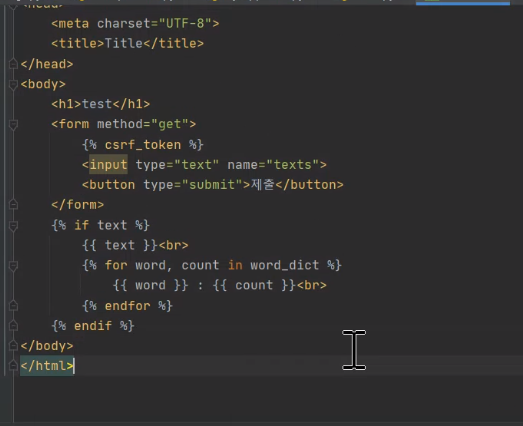
#> input picture Big-Data-and-AI-Training-Course/[2020-1] 05.웹 프로그래밍(Web Programming)/django/3.PNG, 523 x 426 px, given in place of letters-3704026_640.jpg, which was not available
$ jupyter execute '김동연 - _04 OpenCV 이미지 이진화 (Image Thresholding).ipynb'   (shell and % lines are left out)   (text cells are left out)
#> lines starting #> are read from the running program, lines starting #| are printed output that depends on the picture; after the words box and inside, x2 and y2 are one past the last pixel; in counts of white or black regions, pixels touching at a corner belong together; pictures that were not available may be replaced by others from this repository, and a replacement may not be noted
[cell 1]
import numpy as np
import cv2
from google.colab.patches import cv2_imshow
from google.colab import files

import matplotlib.pyplot as plt
plt.style.use('seaborn-white')

[cell 2]
files.upload()
#> the answer given: 3.PNG

[cell 3]
img = cv2.imread('/content/letters-3704026_640.jpg', 0)
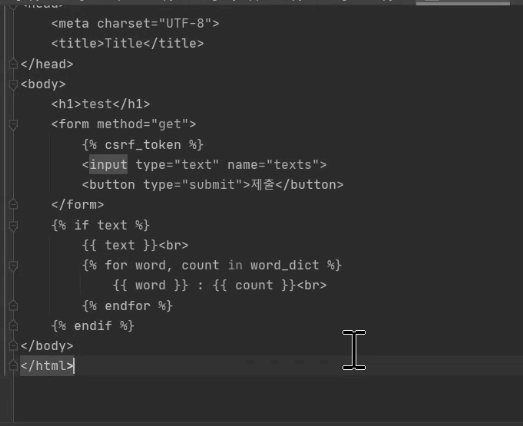
#> img: shape (426, 523); min 0, max 235, mean 47.6

[cell 4]
img.shape
#> Out = (426, 523)

[cell 5]
plt.imshow(img,cmap='gray')
plt.show()

[cell 6]
ret, thresh1 = cv2.threshold(img,128,255,cv2.THRESH_BINARY)
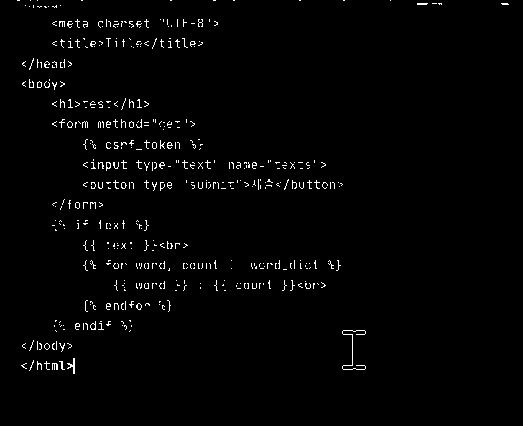
#> thresh1: shape (426, 523); 1.7% white in thin lines or dots, all inside (x1, y1, x2, y2) = (17, 0, 509, 374)
ret, thresh2 = cv2.threshold(img,128,255,cv2.THRESH_BINARY_INV)
ret, thresh3 = cv2.threshold(img,128,255,cv2.THRESH_TRUNC)
ret, thresh4 = cv2.threshold(img,128,255,cv2.THRESH_TOZERO)
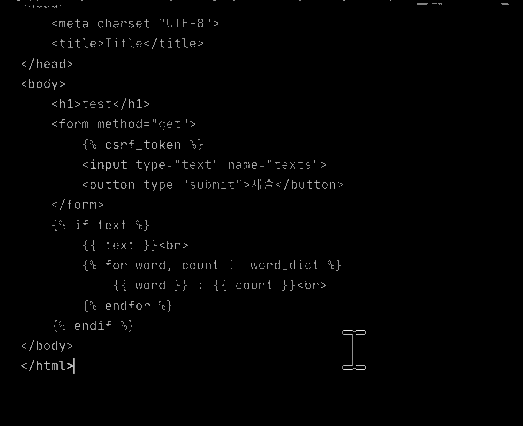
#> thresh4: shape (426, 523); min 0, max 235, mean 2.6
ret, thresh5 = cv2.threshold(img,128,255,cv2.THRESH_TOZERO_INV)
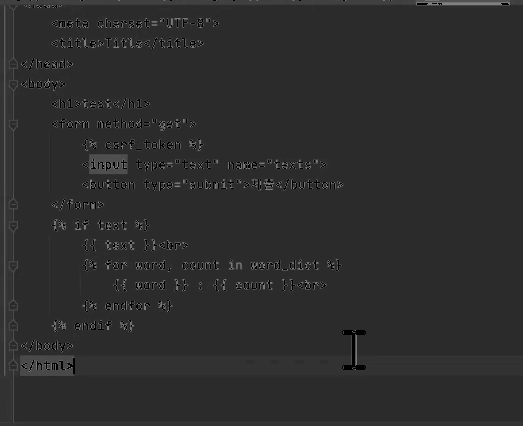
#> thresh5: shape (426, 523); min 0, max 128, mean 45

[cell 7]
titles = ['Original','BINARY','BINARY_INV','TRUNC','TOZERO','TOZERO_INV']
images = [img, thresh1,thresh2,thresh3,thresh4,thresh5]

[cell 8]
plt.figure(figsize=(14,10))
for i in range(6):
  plt.subplot(2,3,i+1)
  plt.imshow(images[i], 'gray')
  plt.title(titles[i])
  plt.xticks([]), plt.yticks([])

plt.show()

[cell 9]
files.upload()
#> the answer given: 캡처1.PNG

[cell 10]
img2 = cv2.imread('/content/snowflakes-554635_640.jpg',0)
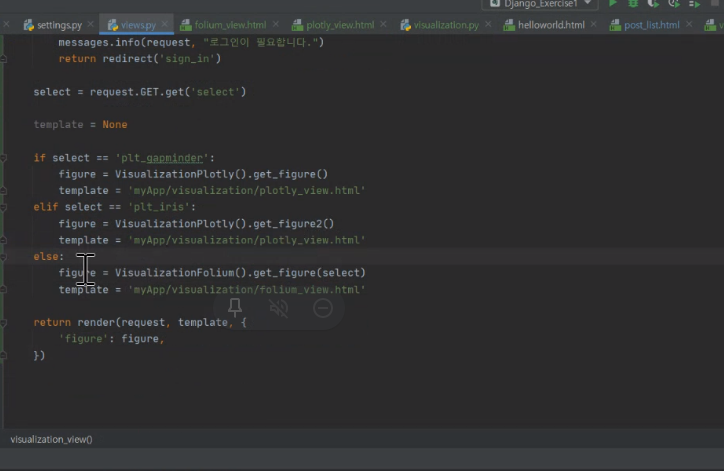
#> input picture Big-Data-and-AI-Training-Course/[2020-1] 05.웹 프로그래밍(Web Programming)/django/캡처1.PNG, 724 x 471 px, given in place of snowflakes-554635_640.jpg, which was not available
#> img2: shape (471, 724); min 0, max 213, mean 48.1

[cell 11]
img2.shape
#> Out = (471, 724)

[cell 12]
ret, thresh1 = cv2.threshold(img2,128,255,cv2.THRESH_BINARY)
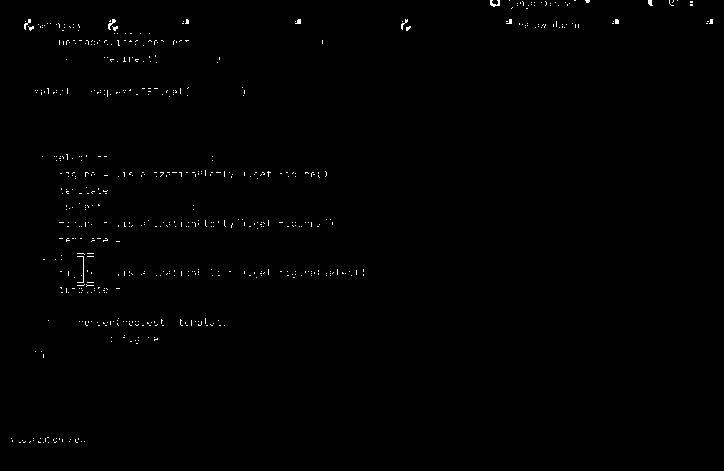
#> thresh1: shape (471, 724); 0.46% white in thin lines or dots
ret, thresh2 = cv2.threshold(img2,128,255,cv2.THRESH_BINARY_INV)
#> thresh2: shape (471, 724); 99.5% white; black in thin lines or dots
ret, thresh3 = cv2.threshold(img2,128,255,cv2.THRESH_TRUNC)
#> thresh3: shape (471, 724)
ret, thresh4 = cv2.threshold(img2,128,255,cv2.THRESH_TOZERO)
#> thresh4: shape (471, 724)
ret, thresh5 = cv2.threshold(img2,128,255,cv2.THRESH_TOZERO_INV)
#> thresh5: shape (471, 724)

[cell 13]
titles = ['Original','BINARY','BINARY_INV','TRUNC','TOZERO','TOZERO_INV']
images = [img2, thresh1,thresh2,thresh3,thresh4,thresh5]

[cell 14]
plt.figure(figsize=(14,10))
for i in range(6):
  plt.subplot(2,3,i+1)
  plt.imshow(images[i], 'gray')
  plt.title(titles[i])
  plt.xticks([]), plt.yticks([])

plt.show()

[cell 15]
img = cv2.imread('/content/letters-3704026_640.jpg', 0)

[cell 16]
ret, th1 = cv2.threshold(img, 128,255,cv2.THRESH_BINARY)

[cell 17]
th2 = cv2.adaptiveThreshold(img,255, cv2.ADAPTIVE_THRESH_MEAN_C, cv2.THRESH_BINARY,15,2)
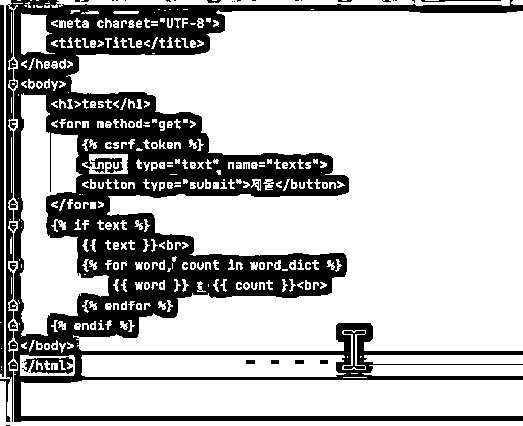
#> th2: shape (426, 523); 73.5% white; 136 black regions (115 under 20 px), largest, box (x1, y1, x2, y2) and area: (0, 0, 523, 422) 55829, (0, 5, 4, 377) 1477, (22, 357, 73, 374) 484
th3 = cv2.adaptiveThreshold(img,255, cv2.ADAPTIVE_THRESH_GAUSSIAN_C, cv2.THRESH_BINARY,15,2)
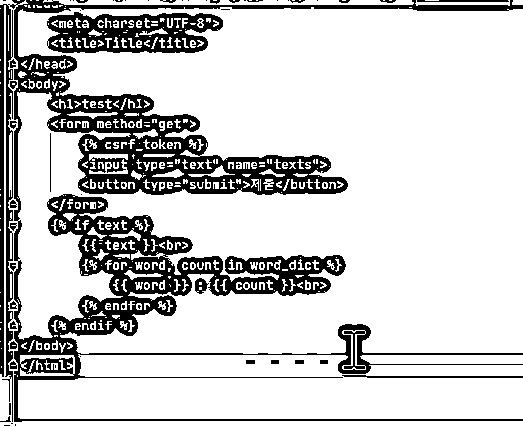
#> th3: shape (426, 523); 80% white; 138 black regions (108 under 20 px), largest, box (x1, y1, x2, y2) and area: (0, 0, 523, 422) 37973, (47, 12, 223, 53) 4557, (342, 375, 523, 378) 359

[cell 18]
titles = ['Original','Global','Mean','Gaussian']
images = [img, th1,th2,th3]

[cell 19]
plt.figure(figsize=(14,10))
for i in range(4):
  plt.subplot(2,2,i+1)
  plt.imshow(images[i], 'gray')
  plt.title(titles[i])
  plt.xticks([]), plt.yticks([])

plt.show()

[cell 20]
files.upload()
#> the answer given: 캡처1.PNG

[cell 21]
img3 = cv2.imread('/content/star-1951963_640.jpg',0)

[cell 22]
img3.shape
#> Out = (471, 724)

[cell 23]
ret1 , th1 = cv2.threshold(img3,127,255,cv2.THRESH_BINARY)
#> th1: shape (471, 724); 0.49% white in thin lines or dots
ret2 , th2 = cv2.threshold(img3,0,255,cv2.THRESH_BINARY + cv2.THRESH_OTSU)
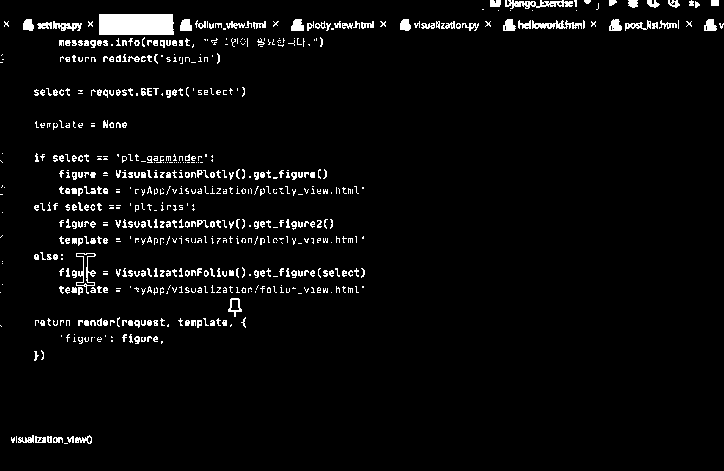
#> th2: shape (471, 724); 4% white; 649 white regions (418 under 20 px), largest, box (x1, y1, x2, y2) and area: (99, 14, 174, 35) 1561, (505, 0, 573, 9) 324, (532, 20, 582, 29) 244
#> ret2 = 73

blur = cv2.GaussianBlur(img3,(5,5),0)
ret3 , th3 = cv2.threshold(img3,0,255,cv2.THRESH_BINARY + cv2.THRESH_OTSU)
#> ret3 = 73

[cell 24]
images = [img3, 0, th1, img3,0,th2,blur,0, th3]
titles = ['Original Image','Histogram','Global Thresholding',
          'Original Image','Histogram','Otsu\'s Thresholding',
          'Gaussian fileterd Image','Histogram','Otsh\'s Thresholding']

[cell 25]
plt.figure(figsize=(14,10))
for i in range(3):
  plt.subplot(3,3,i*3+1)
  plt.imshow(images[i*3], cmap='gray')
  plt.title(titles[i*3])
  plt.xticks([]), plt.yticks([])

  plt.subplot(3,3,i*3+2)
  plt.hist(images[i*3].ravel(), 256)
  plt.title(titles[i*3+1])
  plt.xticks([]), plt.yticks([])

  plt.subplot(3,3,i*3+3)
  plt.imshow(images[i*3+2], cmap='gray')
  plt.title(titles[i*3+2])
  plt.xticks([]), plt.yticks([])

plt.show()
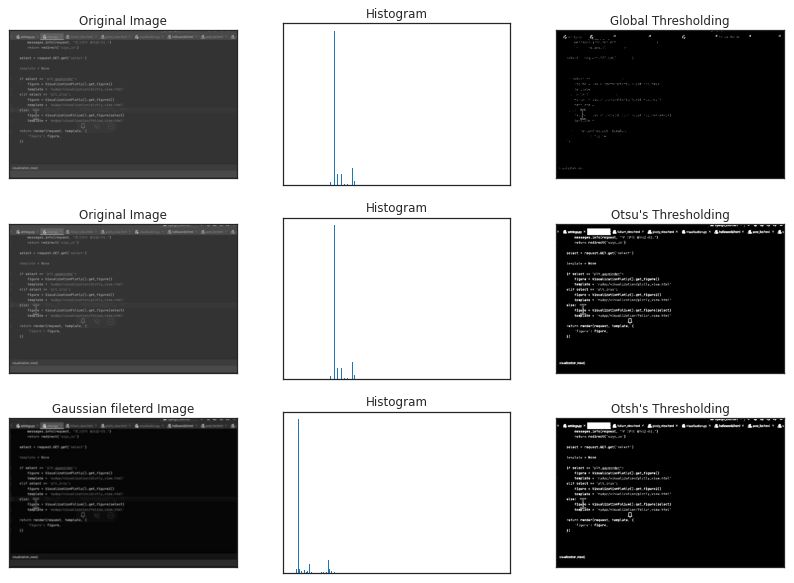
#> figure drawn by matplotlib, 9 panels
